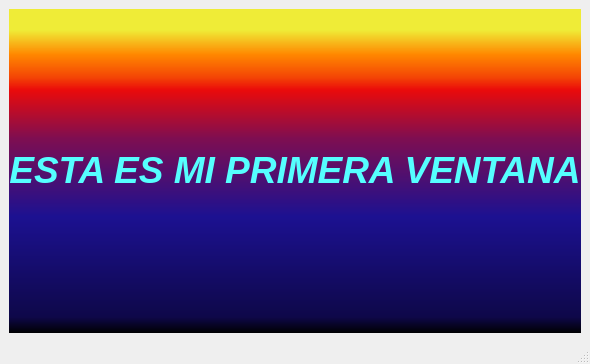
<?xml version="1.0" encoding="UTF-8"?>
<ui version="4.0">
 <class>MainWindow</class>
 <widget class="QMainWindow" name="MainWindow">
  <property name="geometry">
   <rect>
    <x>0</x>
    <y>0</y>
    <width>320</width>
    <height>364</height>
   </rect>
  </property>
  <property name="windowTitle">
   <string>Mi ventana nueva</string>
  </property>
  <property name="styleSheet">
   <string notr="true"/>
  </property>
  <widget class="QWidget" name="centralwidget">
   <layout class="QGridLayout" name="gridLayout">
    <item row="0" column="0">
     <widget class="QLabel" name="label">
      <property name="styleSheet">
       <string notr="true">background-color: qlineargradient(spread:pad, x1:0, y1:1, x2:0, y2:0, stop:0 rgba(0, 0, 0, 255), stop:0.05 rgba(14, 8, 73, 255), stop:0.36 rgba(28, 17, 145, 255), stop:0.6 rgba(126, 14, 81, 255), stop:0.75 rgba(234, 11, 11, 255), stop:0.79 rgba(244, 70, 5, 255), stop:0.86 rgba(255, 136, 0, 255), stop:0.935 rgba(239, 236, 55, 255));
color: rgb(85, 255, 255);
</string>
      </property>
      <property name="text">
       <string>&lt;html&gt;&lt;head/&gt;&lt;body&gt;&lt;p align=&quot;center&quot;&gt;&lt;span style=&quot; font-size:28pt; font-weight:600; font-style:italic;&quot;&gt;ESTA ES MI PRIMERA VENTANA&lt;/span&gt;&lt;/p&gt;&lt;/body&gt;&lt;/html&gt;</string>
      </property>
     </widget>
    </item>
   </layout>
  </widget>
  <widget class="QMenuBar" name="menubar">
   <property name="geometry">
    <rect>
     <x>0</x>
     <y>0</y>
     <width>320</width>
     <height>20</height>
    </rect>
   </property>
  </widget>
  <widget class="QStatusBar" name="statusbar"/>
 </widget>
 <resources/>
 <connections/>
</ui>
